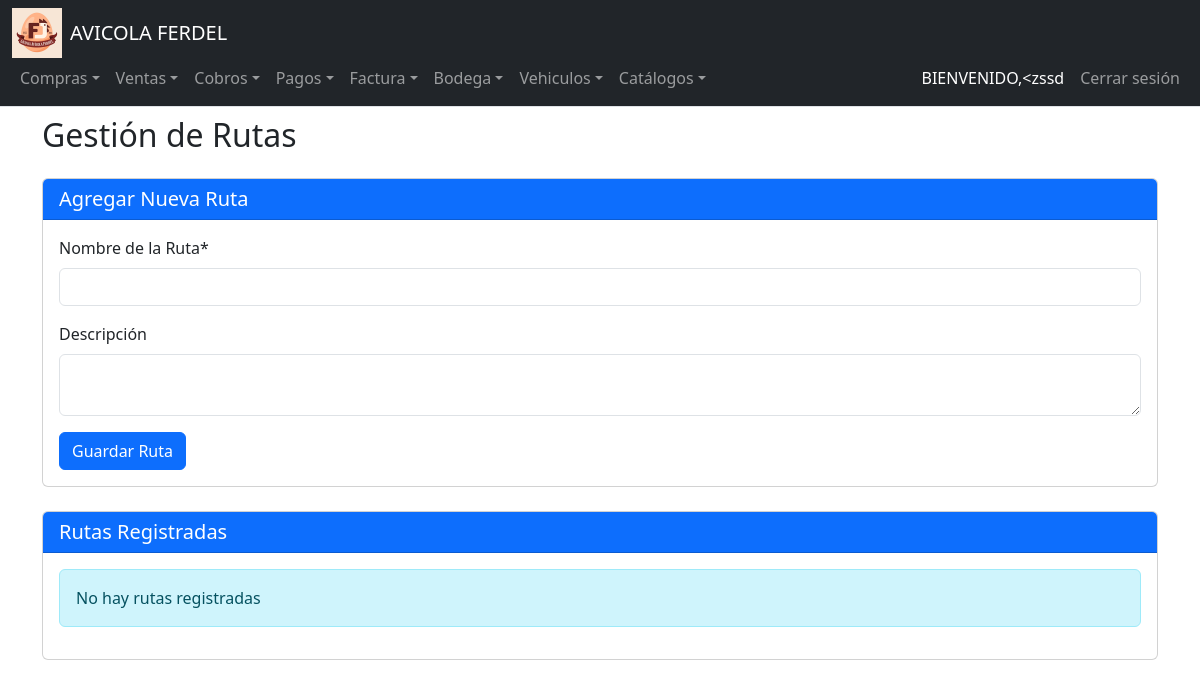
The app's page /rutas (signed in), older data.
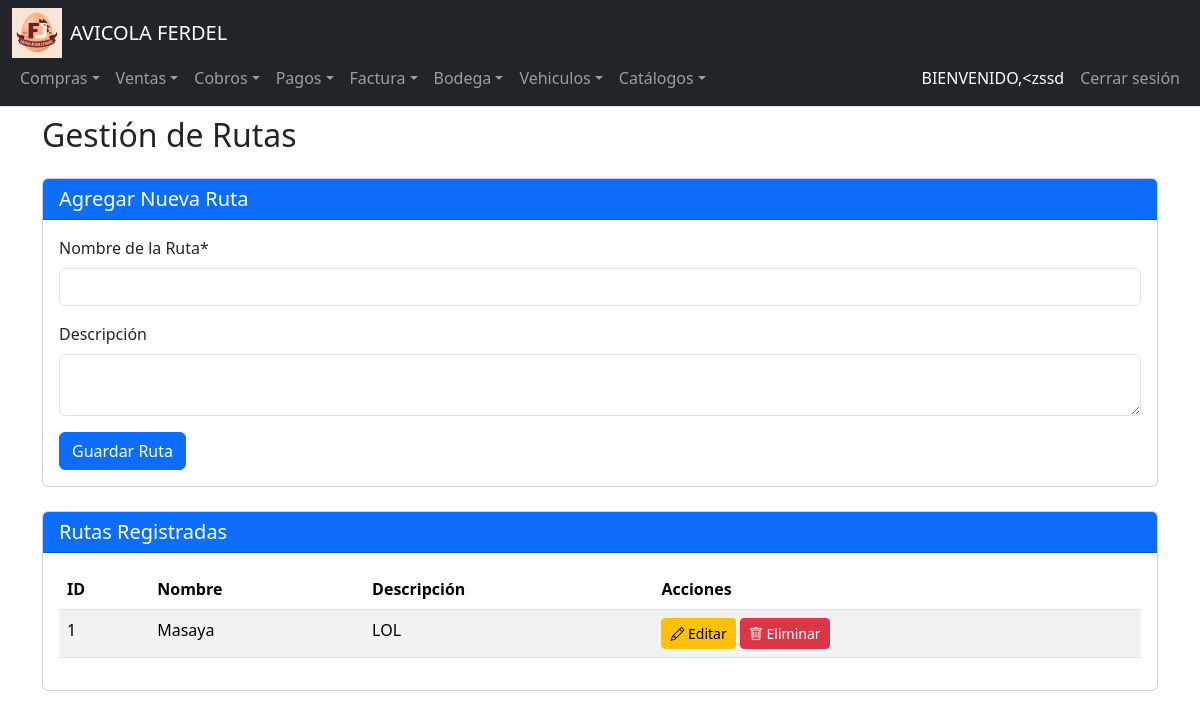
The same page, newer data.
### tables this page shows
CREATE TABLE Rutas (
    ID_Ruta INTEGER PRIMARY KEY AUTOINCREMENT,
    Nombre TEXT NOT NULL,
    Descripcion TEXT
);

### app.py (the view, shortened to what this page needs)
@app.route("/rutas", methods=["GET", "POST"])
@login_required  # Asegúrate de tener este decorador definido
def gestion_rutas():
    rutas = db.execute("SELECT ID_Ruta, Nombre, Descripcion FROM Rutas ORDER BY Nombre")
    return render_template("gestion_rutas.html", rutas=rutas)

### app.py (called while the page is built)
@login_manager.user_loader
def load_user(user_id):
    user_data = db.execute("SELECT * FROM Usuarios WHERE ID_Usuario = ?", user_id)
    if len(user_data) == 1:
        return User(user_data[0]["ID_Usuario"], user_data[0]["NombreUsuario"])
    return None

@app.after_request
def after_request(response):
    response.headers["Cache-Control"] = "no-cache, no-store, must-revalidate"
    response.headers["Expires"] = 0
    response.headers["Pragma"] = "no-cache"
    return response

### Templates/gestion_rutas.html (shortened to what this page needs)
{% extends "layout.html" %}
{% block main %}
<div class="container">
    <h2 class="my-4">Gestión de Rutas</h2>
    <div class="card mb-4">
        <div class="card-header bg-primary text-white">
            <h5 class="mb-0">Agregar Nueva Ruta</h5>
        </div>
        <div class="card-body">
            <form method="POST">
                <div class="mb-3">
                    <label for="nombre" class="form-label">Nombre de la Ruta*</label>
                    <input type="text" class="form-control" id="nombre" name="nombre" required>
                </div>
                <div class="mb-3">
                    <label for="descripcion" class="form-label">Descripción</label>
                    <textarea class="form-control" id="descripcion" name="descripcion" rows="2"></textarea>
                </div>
                <button type="submit" class="btn btn-primary">Guardar Ruta</button>
            </form>
        </div>
    </div>
    <div class="card">
        <div class="card-header bg-primary text-white">
            <h5 class="mb-0">Rutas Registradas</h5>
        </div>
        <div class="card-body">
            {% if rutas %}
                <div class="table-responsive">
                    <table class="table table-striped table-hover">
                        <thead>
                            <tr>
                                <th>ID</th>
                                <th>Nombre</th>
                                <th>Descripción</th>
                                <th>Acciones</th>
                            </tr>
                        </thead>
                        <tbody>
                            {% for ruta in rutas %}
                            <tr>
                                <td>{{ ruta.ID_Ruta }}</td>
                                <td>{{ ruta.Nombre }}</td>
                                <td>{{ ruta.Descripcion if ruta.Descripcion else '-' }}</td>
                                <td>
                                    <a href="{{ url_for('editar_ruta', id=ruta.ID_Ruta) }}" class="btn btn-sm btn-warning">
                                        <i class="bi bi-pencil"></i> Editar
                                    </a>
                                    <form action="{{ url_for('eliminar_ruta', id=ruta.ID_Ruta) }}" method="POST" class="d-inline">
                                        <button type="submit" class="btn btn-sm btn-danger" onclick="return confirm('¿Estás seguro de eliminar esta ruta?')">
                                            <i class="bi bi-trash"></i> Eliminar
                                        </button>
                                    </form>
                                </td>
                            </tr>
                            {% endfor %}
                        </tbody>
                    </table>
                </div>
            {% else %}
                <div class="alert alert-info">No hay rutas registradas</div>
            {% endif %}
        </div>
    </div>
</div>
{% endblock %}

Row changes from the older to the newer data that the page shows:
added Rutas: ID_Ruta "1", Nombre "Masaya", Descripcion "LOL"
Text that changed along with them:
text no longer shown: "No hay rutas registradas"
text now shown: "ID Nombre Descripción Acciones"
